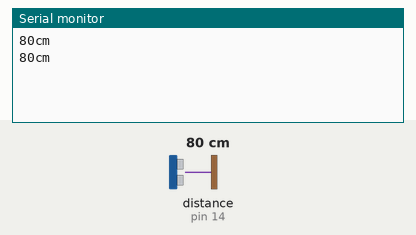
Bench run of a sketch on a simulated Arduino Uno, built with avr-gcc and run on an emulated ATmega328P. Parts: the last lines printed to the serial monitor. Inputs (shaded band) come from the test bench; at power-on: distance to the obstacle (sensor on pin 14) 80 cm.

Above: at 1.8 s.
1.9 s: distance to the obstacle (sensor on pin 14) set to 2 cm
At 2.8 s:
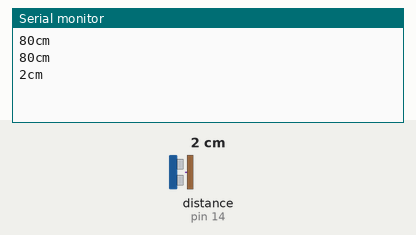
3.4 s: distance to the obstacle (sensor on pin 14) set to 4 cm
At 4.8 s:
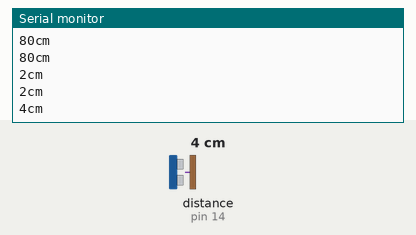
Timing chart, 0 to 6.4 s (numbered marks = the images above; inputs shaded):
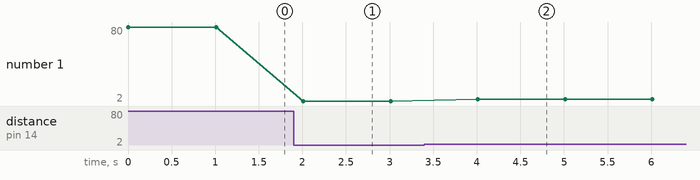

The sketch:

Ultrasonic_Sensor_with_lib.ino
```cpp
#include "Ultrasonic.h"
Ultrasonic ultrasonic( 12, 14 );

void setup()
{
 Serial.begin( 9600 );
}

void loop()
{
 Serial.print( ultrasonic.read(CM));
 Serial.println( "cm" );

 delay(1000);
}
```

Measured:
- after the input at 1.9 s, the serial monitor: prints a new line after 0.11 s (image 1)
- after the input at 3.4 s, the serial monitor: prints a new line after 0.61 s (image 2)
- plotted number 1: 80 → 2 after the input at 1.9 s, 2 → 4 after the input at 3.4 s
